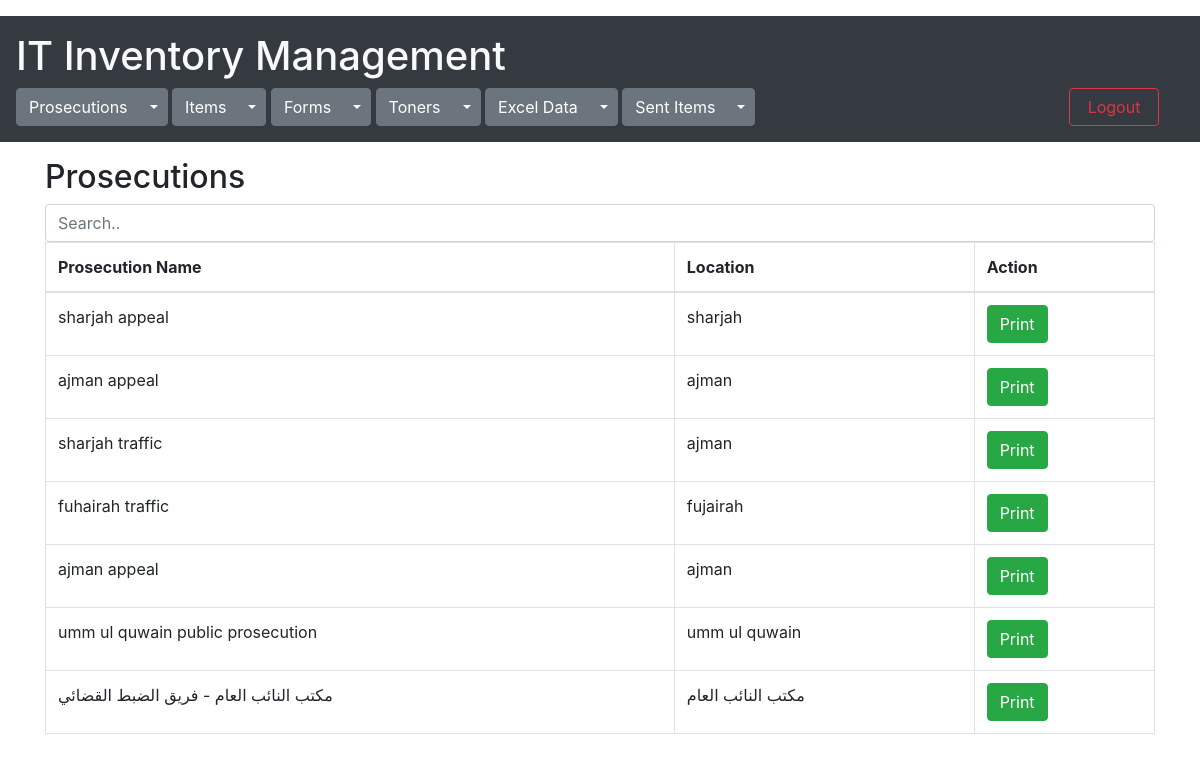
The page /prosecutions/view_prosecutions/ (signed in) on the database its author committed.
### prosecutions/models.py (models this page shows)
class Prosecutions(models.Model):
    name = models.CharField(max_length=255)
    location = models.CharField(max_length=30,default="none")
    created = models.DateTimeField(default=datetime.now())

### prosecutions/views.py (the view)
# urls.py: path('view_prosecutions/', views.view_prosecutions, name='view_prosecutions'),
@cache_control(no_cache=True, must_revalidate=True,no_store=True)
@login_required(login_url="login")
def view_prosecutions(request):
    prosecutions = Prosecutions.objects.all()
    return render(request, 'view_prosecutions.html', {"prosecutions": prosecutions})

### prosecutions/templates/view_prosecutions.html (shortened to what this page needs)
{% extends 'mainpage.html' %}
{% block content %}
<div class="container">
  <h2>Prosecutions</h2>
  <input class="form-control" id="myInput" type="text" placeholder="Search..">
  <div class="table-responsive">
    <table class="table table-bordered">
      <thead>
      <tr>
        <th>Prosecution Name</th>
        <th>Location</th>
        <th>Action</th>
      </tr>
      </thead>
      <tbody id="myTable">
      {% for prosecution in prosecutions %}
      <tr>
        <td>{{prosecution.name}}</td>
        <td>{{prosecution.location}}</td>
        <td><a href="{% url 'print_pdf' prosecution.name %}" target="_blank" rel="noopener noreferrer" class="btn btn-success">Print</a></td>
      </tr>
      {% endfor %}
      </tbody>
    </table>
  </div>
</div>
{% endblock %}

### rows shown on the page
Prosecutions: name "sharjah appeal", location "sharjah"
Prosecutions: name "ajman appeal", location "ajman"
Prosecutions: name "sharjah traffic", location "ajman"
Prosecutions: name "fuhairah traffic", location "fujairah"
Prosecutions: name "ajman appeal", location "ajman"
Prosecutions: name "umm ul quwain public prosecution", location "umm ul quwain"
Prosecutions: name "مكتب النائب العام - فريق الضبط القضائي", location "مكتب النائب العام"
